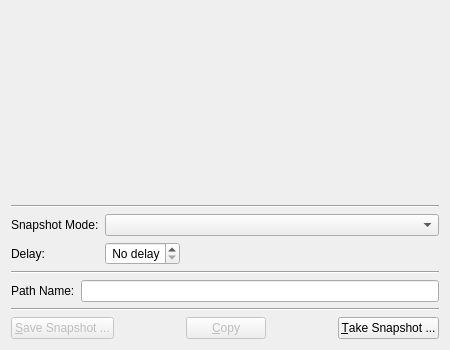
<?xml version="1.0" encoding="UTF-8"?>
<ui version="4.0">
 <class>SnapWidget</class>
 <widget class="QWidget" name="SnapWidget">
  <property name="geometry">
   <rect>
    <x>0</x>
    <y>0</y>
    <width>450</width>
    <height>350</height>
   </rect>
  </property>
  <property name="minimumSize">
   <size>
    <width>250</width>
    <height>300</height>
   </size>
  </property>
  <property name="windowTitle">
   <string>eric5 Snapshot</string>
  </property>
  <layout class="QVBoxLayout" name="verticalLayout">
   <item>
    <widget class="SnapshotPreview" name="preview">
     <property name="sizePolicy">
      <sizepolicy hsizetype="Expanding" vsizetype="Expanding">
       <horstretch>0</horstretch>
       <verstretch>0</verstretch>
      </sizepolicy>
     </property>
     <property name="minimumSize">
      <size>
       <width>230</width>
       <height>130</height>
      </size>
     </property>
     <property name="alignment">
      <set>Qt::AlignCenter</set>
     </property>
    </widget>
   </item>
   <item>
    <widget class="Line" name="line">
     <property name="orientation">
      <enum>Qt::Horizontal</enum>
     </property>
    </widget>
   </item>
   <item>
    <layout class="QFormLayout" name="formLayout">
     <item row="0" column="0">
      <widget class="QLabel" name="label">
       <property name="text">
        <string>Snapshot Mode:</string>
       </property>
      </widget>
     </item>
     <item row="0" column="1">
      <widget class="QComboBox" name="modeCombo">
       <property name="sizePolicy">
        <sizepolicy hsizetype="Expanding" vsizetype="Fixed">
         <horstretch>0</horstretch>
         <verstretch>0</verstretch>
        </sizepolicy>
       </property>
       <property name="toolTip">
        <string>Select the snapshot mode</string>
       </property>
      </widget>
     </item>
     <item row="1" column="0">
      <widget class="QLabel" name="label_2">
       <property name="text">
        <string>Delay:</string>
       </property>
      </widget>
     </item>
     <item row="1" column="1">
      <layout class="QHBoxLayout" name="horizontalLayout_2">
       <item>
        <widget class="QSpinBox" name="delaySpin">
         <property name="toolTip">
          <string>Enter the delay before taking the snapshot</string>
         </property>
         <property name="alignment">
          <set>Qt::AlignRight|Qt::AlignTrailing|Qt::AlignVCenter</set>
         </property>
         <property name="specialValueText">
          <string> No delay</string>
         </property>
         <property name="suffix">
          <string> s</string>
         </property>
        </widget>
       </item>
       <item>
        <spacer name="horizontalSpacer_4">
         <property name="orientation">
          <enum>Qt::Horizontal</enum>
         </property>
         <property name="sizeHint" stdset="0">
          <size>
           <width>40</width>
           <height>20</height>
          </size>
         </property>
        </spacer>
       </item>
      </layout>
     </item>
    </layout>
   </item>
   <item>
    <widget class="Line" name="line_3">
     <property name="orientation">
      <enum>Qt::Horizontal</enum>
     </property>
    </widget>
   </item>
   <item>
    <layout class="QHBoxLayout" name="horizontalLayout_3">
     <item>
      <widget class="QLabel" name="label_3">
       <property name="text">
        <string>Path Name:</string>
       </property>
      </widget>
     </item>
     <item>
      <widget class="QLineEdit" name="pathNameEdit">
       <property name="toolTip">
        <string>Shows the name of the directory used for saving</string>
       </property>
       <property name="readOnly">
        <bool>true</bool>
       </property>
      </widget>
     </item>
    </layout>
   </item>
   <item>
    <widget class="Line" name="line_2">
     <property name="orientation">
      <enum>Qt::Horizontal</enum>
     </property>
    </widget>
   </item>
   <item>
    <layout class="QHBoxLayout" name="horizontalLayout">
     <item>
      <widget class="QPushButton" name="saveButton">
       <property name="enabled">
        <bool>false</bool>
       </property>
       <property name="toolTip">
        <string>Press to save the snapshot</string>
       </property>
       <property name="text">
        <string>&amp;Save Snapshot ...</string>
       </property>
      </widget>
     </item>
     <item>
      <spacer name="horizontalSpacer">
       <property name="orientation">
        <enum>Qt::Horizontal</enum>
       </property>
       <property name="sizeHint" stdset="0">
        <size>
         <width>40</width>
         <height>20</height>
        </size>
       </property>
      </spacer>
     </item>
     <item>
      <widget class="QPushButton" name="copyButton">
       <property name="enabled">
        <bool>false</bool>
       </property>
       <property name="toolTip">
        <string>Press to copy the snapshot to the clipboard</string>
       </property>
       <property name="text">
        <string>&amp;Copy</string>
       </property>
      </widget>
     </item>
     <item>
      <spacer name="horizontalSpacer_5">
       <property name="orientation">
        <enum>Qt::Horizontal</enum>
       </property>
       <property name="sizeHint" stdset="0">
        <size>
         <width>40</width>
         <height>20</height>
        </size>
       </property>
      </spacer>
     </item>
     <item>
      <widget class="QPushButton" name="takeButton">
       <property name="toolTip">
        <string>Press to take a snapshot</string>
       </property>
       <property name="text">
        <string>&amp;Take Snapshot ...</string>
       </property>
      </widget>
     </item>
    </layout>
   </item>
  </layout>
 </widget>
 <customwidgets>
  <customwidget>
   <class>SnapshotPreview</class>
   <extends>QLabel</extends>
   <header>Snapshot/SnapshotPreview.h</header>
  </customwidget>
 </customwidgets>
 <tabstops>
  <tabstop>modeCombo</tabstop>
  <tabstop>delaySpin</tabstop>
  <tabstop>takeButton</tabstop>
  <tabstop>saveButton</tabstop>
  <tabstop>copyButton</tabstop>
  <tabstop>pathNameEdit</tabstop>
 </tabstops>
 <resources/>
 <connections/>
</ui>
